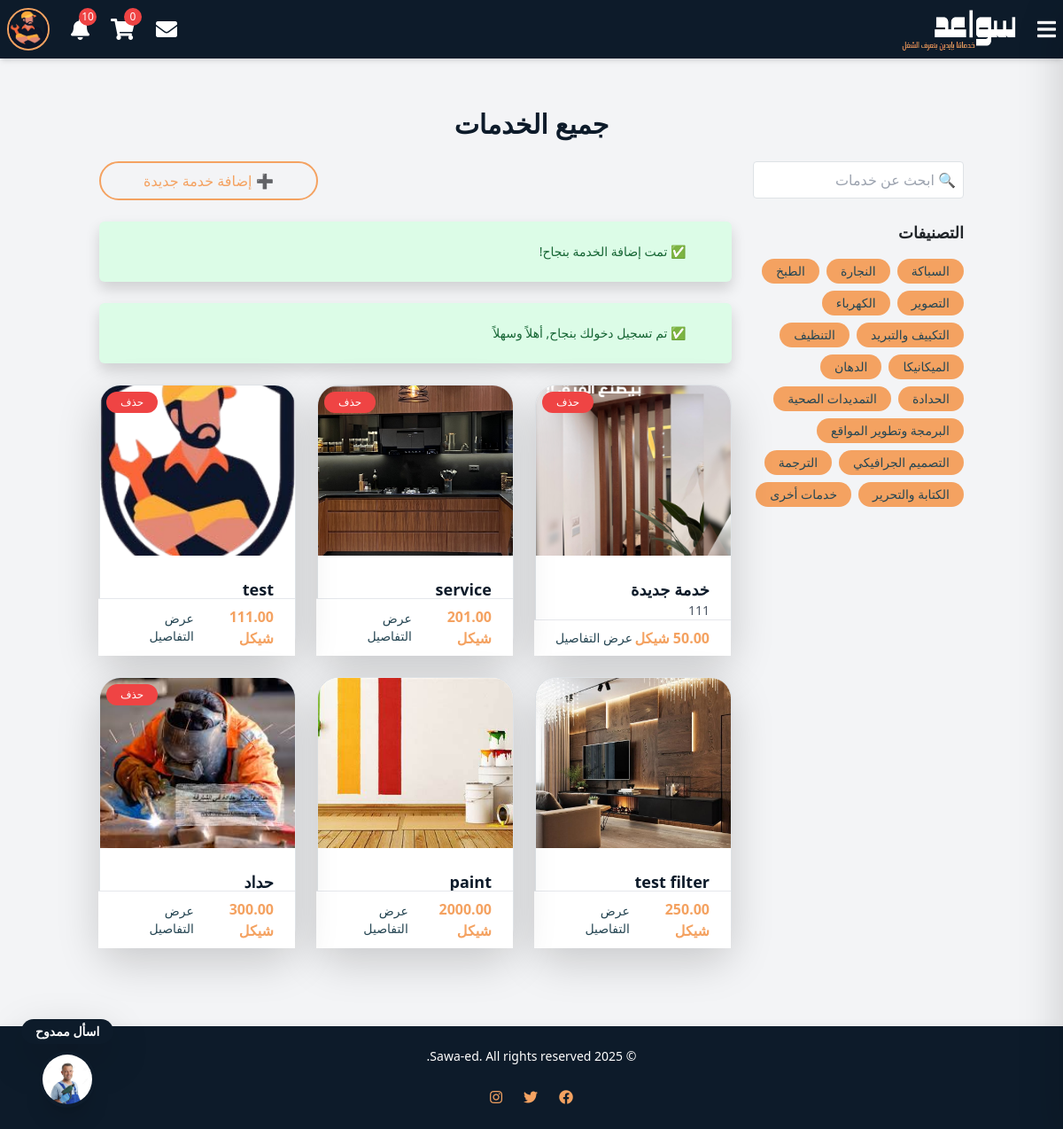
/ (signed in), run on an earlier commit of the app's database.
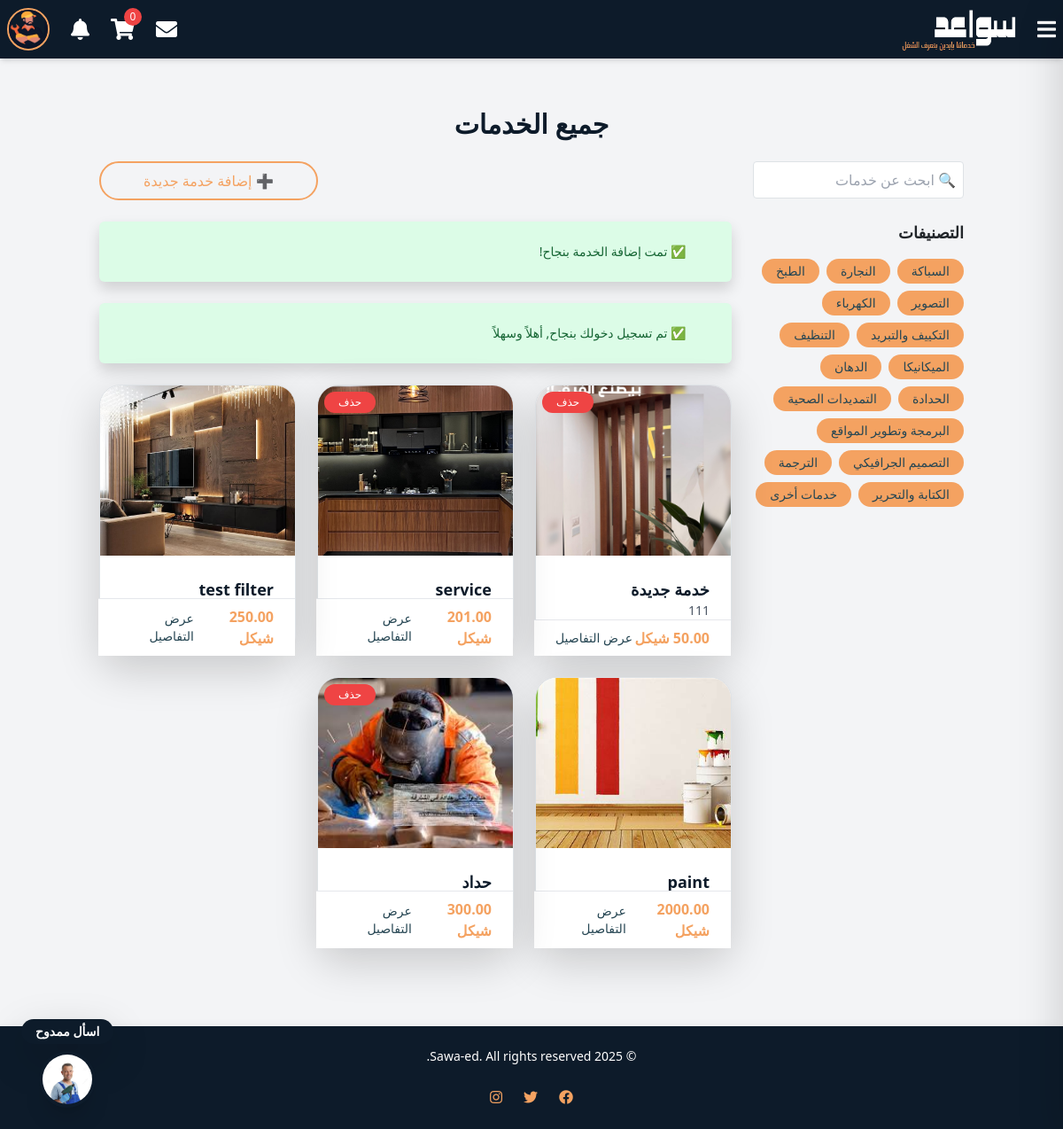
And on a later commit of the database.
### Sawaed_app/models.py (models this page shows, shortened)
class ServiceListing(models.Model):
    SERVICE_TYPES = [
        ('السباكة', 'السباكة'),
        ('النجارة', 'النجارة'),
        ('الطبخ', 'الطبخ'),
        ('التصوير', 'التصوير'),
        ('الكهرباء', 'الكهرباء'),
        ('التكييف والتبريد', 'التكييف والتبريد'),
        ('التنظيف', 'التنظيف'),
        ('الميكانيكا', 'الميكانيكا'),
        ('الدهان', 'الدهان'),
        ('الحدادة', 'الحدادة'),
        ('التمديدات الصحية', 'التمديدات الصحية'),
        ('البرمجة وتطوير المواقع', 'البرمجة وتطوير المواقع'),
        ('التصميم الجرافيكي', 'التصميم الجرافيكي'),
        ('الترجمة', 'الترجمة'),
        ('الكتابة والتحرير', 'الكتابة والتحرير'),
        ('خدمات أخرى', 'خدمات أخرى'),
    ]
    handyman = models.ForeignKey(
        settings.AUTH_USER_MODEL,
        on_delete=models.CASCADE,
        related_name='services'
    )
    name = models.CharField(max_length=255)
    description = models.TextField()
    price = models.DecimalField(max_digits=10, decimal_places=2)
    image = models.ImageField(upload_to='service_images/', null=True, blank=True)
    service_type = models.CharField(max_length=50, choices=SERVICE_TYPES, null=True, blank=True,default='خدمات أخرى')
    created_at = models.DateTimeField(auto_now_add=True)
    updated_at = models.DateTimeField(auto_now=True)

### Sawaed_app/views.py (the view)
# urls.py: path('', views.user_home, name='userhome'),
def user_home(request):
    services = ServiceListing.objects.all().order_by('-created_at')
    service_added = request.session.pop('service_added', False)
    user_logged=request.session.pop('user_logged',False)
    handyman=HandymanProfile.objects.all()
    context={
        'handyman':handyman,
        'service_added': service_added,
        'user_logged':user_logged,
        'services':services
    }
    context.update(base_view_data(request))
    return render(request,'userhome.html',context)

### Sawaed_app/context_processors.py (called while the page is built)
def notifications_processor(request):
    if request.user.is_authenticated:
        all_notifications = Notifications.objects.filter(recipient=request.user).order_by('-created_at')
        notifications = all_notifications[:10]
        unread_notifications_count =all_notifications.filter(is_read=False).count()
        return {
            'notifications': notifications,
            'unread_notifications_count': unread_notifications_count,
        }
    return {}

### Sawaed_app/views.py (called while the page is built)
def base_view_data(request):
    services=ServiceListing.objects.all()
    cart_count = 0
    if request.user.is_authenticated:
        cart_count = CartItem.objects.filter(user=request.user).count()
    data = {
        'services':services,
        'service_types': ServiceListing.SERVICE_TYPES,
        'cart_count': cart_count,
    }
    if request.user.is_authenticated:
        data['unread_messages_count'] = Message.objects.filter(receiver=request.user, is_read=False).count()
    else:
        data['unread_messages_count'] = 0
    return data

### Sawaed_app/templates/userhome.html (shortened to what this page needs)
{% extends 'index.html' %}
{% block content %}
{% load static %}
<div class="container mx-auto p-4">
  <h1 class="text-3xl font-bold text-center mb-6 text-[#0d1b2a]">جميع الخدمات</h1>
  <div class="flex flex-col lg:flex-row gap-6">
    <div class="lg:w-1/4 space-y-6" dir="rtl">
      <form method="GET" action="{% url 'service_search' %}" class="relative">
        <input
          type="text"
          name="q"
          placeholder="🔍 ابحث عن خدمات"
          class="p-2 pr-10 border border-gray-300 rounded w-full focus:outline-none focus:ring-2 focus:ring-[#f4a261]"
          value="{{ request.GET.q }}">
      </form>
      <div>
        <h2 class="text-lg font-semibold mb-3 text-right">التصنيفات</h2>
        <div class="flex flex-wrap gap-2">
          {% for service_type in service_types %}
            <a href="{% url 'services_by_type' service_type.0 %}" class="bg-[#f4a261] text-[#264653] px-3 py-1 rounded-full hover:bg-[#f4a261] hover:text-white transition text-sm">
              {{ service_type.0 }}
            </a>
          {% endfor %}
        </div>
      </div>
    </div>
    <div class="lg:w-3/4 space-y-6" dir="rtl">
      {% if user.user_type == 'handyman' %}
        <div class="text-left">
          <a href="{% url 'add_service' %}" class="inline-block border-2 border-[#f4a261] text-[#f4a261] px-5 py-2 rounded-full font-medium hover:bg-[#f4a261] hover:text-white transition duration-300">
            ➕ إضافة خدمة جديدة
          </a>
                  </div>
      {% endif %}
      {% if service_added %}
        <div class="flex items-center bg-green-100 text-green-800 p-4 rounded-md shadow text-sm gap-2">
          <i data-lucide="check-circle" class="w-5 h-5"></i>
          <span>✅ تمت إضافة الخدمة بنجاح!</span>
        </div>
      {% endif %}
      {% if user_logged %}
        <div class="flex items-center bg-green-100 text-green-800 p-4 rounded-md shadow text-sm gap-2">
          <i data-lucide="smile" class="w-5 h-5"></i>
          <span>✅ تم تسجيل دخولك بنجاح, أهلاً وسهلاً</span>
        </div>
      {% endif %}
      <div class="grid gap-6 sm:grid-cols-2 md:grid-cols-3 xl:grid-cols-4">
        {% for service in services %}
          <div id="service-{{ service.id }}" class="relative service-card">
            <div
              onclick="window.location.href='{% url 'service_detail' service.id service.handyman.id %}'"
              class="cursor-pointer bg-white rounded-3xl shadow-lg hover:shadow-2xl transition duration-300 border border-gray-200 overflow-hidden"
            >
              <img src="{{ service.image.url|default_if_none:'/static/images/placeholder.png' }}" alt="{{ service.name }}" class="w-full h-48 object-cover">
              <div class="p-4">
                <h3 class="text-lg font-bold text-[#0d1b2a] truncate">{{ service.name }}</h3>
                <p class="text-gray-600 text-sm mb-3">{{ service.description|truncatechars:80 }}</p>
              </div>
              <div class="absolute bottom-0 w-full flex justify-between items-center px-4 py-2 bg-white border-t">
                <span class="text-[#f4a261] font-semibold">{{ service.price }} شيكل</span>
                <span class="text-[#264653] hover:text-[#f4a261] text-sm font-medium">عرض التفاصيل</span>
              </div>
            </div>
            {% if user == service.handyman %}
              <button
                data-service-id="{{ service.id }}"
                class="delete-btn absolute top-2 left-2 bg-red-500 text-white text-xs px-3 py-1 rounded-full hover:bg-red-600 transition z-10"
                onclick="event.stopPropagation();"
              >
                حذف
              </button>
            {% endif %}
          </div>
        {% endfor %}
      </div>
    </div>
  </div>
</div>
{% endblock %}

### Sawaed_app/templates/index.html (shortened to what the changed rows need)
  {% load static %}
  <!DOCTYPE html>
  <html lang="ar" dir="rtl">
  <head>
    <link href="https://cdnjs.cloudflare.com/ajax/libs/font-awesome/5.15.4/css/all.min.css" rel="stylesheet">
      <script src="https://cdn.tailwindcss.com"></script>
      <link rel="stylesheet" href="https://cdnjs.cloudflare.com/ajax/libs/bootstrap/5.1.3/css/bootstrap.min.css" />
      <link rel="stylesheet" href="{% static 'css/style.css' %}">
      <link href="https://cdnjs.cloudflare.com/ajax/libs/font-awesome/5.15.4/css/all.min.css" rel="stylesheet">
  </head>
  <body class="bg-gray-100">
      <nav class="bg-[#0d1b2a] shadow-md p-2 flex justify-between items-center text-white">
        <div class="flex items-center gap-6">
            {% if user.is_authenticated %}
            <div class="relative">
              <button id="notificationsButton" class="text-white hover:text-[#f4a261] transition relative">
                  <i class="fas fa-bell text-2xl"></i>
                  {% if unread_notifications_count > 0 %}
                  <span class="absolute -top-2 -right-2 bg-red-500 text-white text-xs rounded-full w-5 h-5 flex items-center justify-center">
                      {{ unread_notifications_count }}
                  </span>
                  {% endif %}
              </button>
            </div>
            {% endif %}
        </div>
    </nav>
      <main class="flex flex-col items-center justify-center p-8">
          {% block content %}{% endblock %}
      </main>
  </body>
  </html>

What changed in the data, as far as the page shows it:
removed ServiceListing: image (picture), name "test", price "111.00"
Also different on the page:
{{ unread_notifications_count }}: "10" → (not shown)
